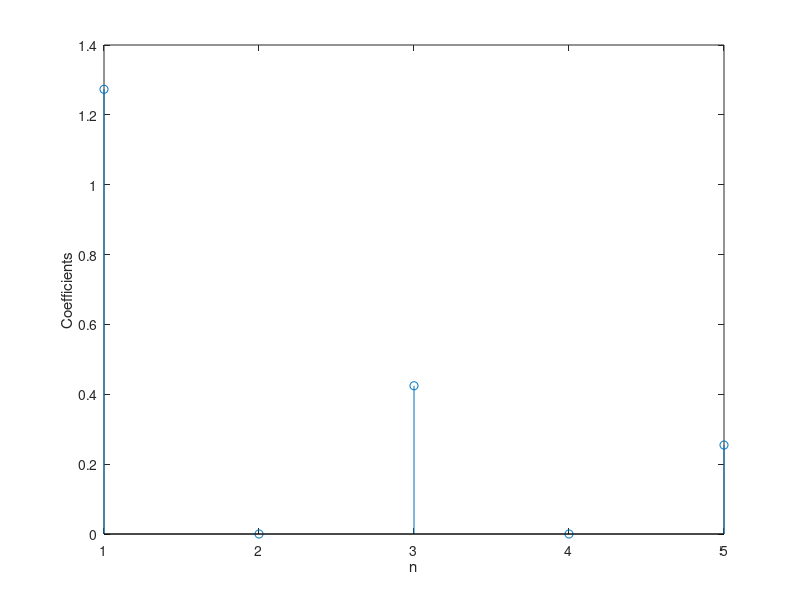
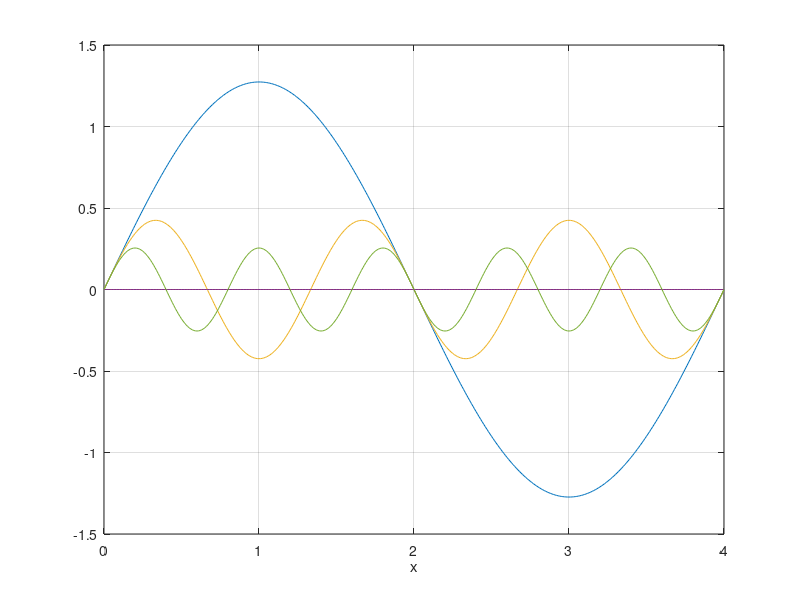
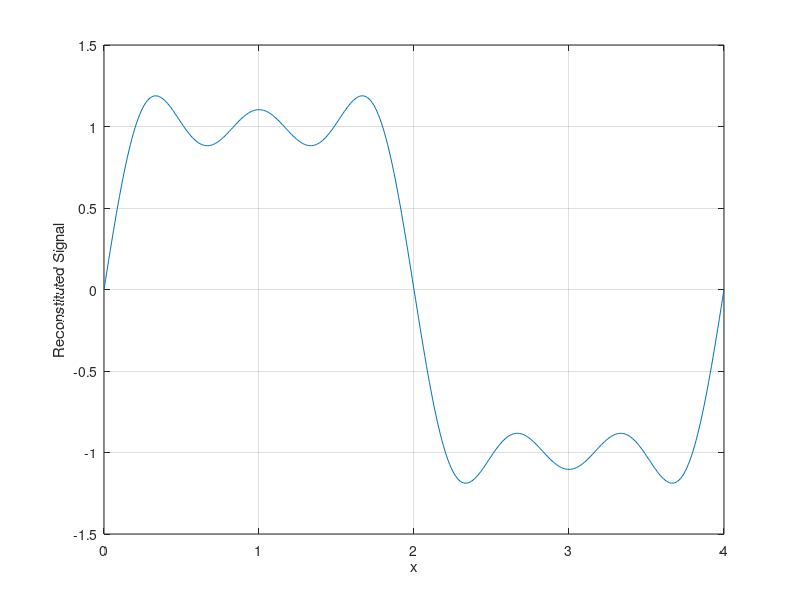

These charts were generated, in order, by the following MATLAB code:
%% MATLAB code for Fourier Series of Square wave

x = 0:0.01:4; % L

N = input('Enter n: ');

A = 1;
L = 4;

fx = zeros(N,length(x));
coeffs = zeros(N,1);

for n = 1:N
    fx(n,:) = fx(n,:) + 1/(pi*n)*[1-2*cos(pi*n)+cos(2*pi*n)]*sin(pi*n*x/2);
    coeffs(n,1) = 1/(pi*n)*[1-2*cos(pi*n)+cos(2*pi*n)];
end

fx2 =sum(fx,1);

figure(1)
stem([1:n],coeffs)
xlabel('n')
ylabel('Coefficients')

figure(2)
plot(x,fx)
xlabel('x')
grid on

figure(3)
plot(x, fx2)
xlabel('x')
ylabel('Reconstituted Signal')
grid on